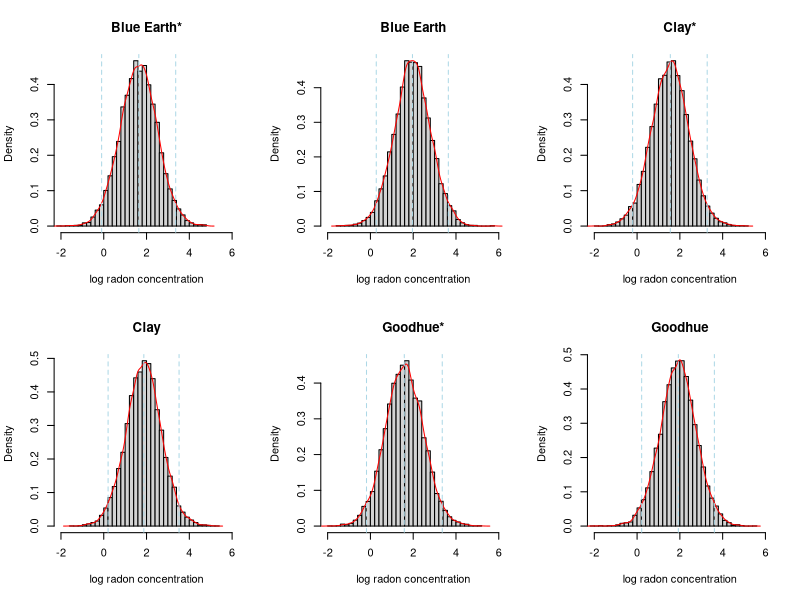

This figure's R source:
## ---- chunk 1
library(mnormt)

# Data for three counties
y.1 <- c (5.0, 13.0, 7.2, 6.8, 12.8, 5.8, 9.5, 6.0, 3.8, 14.3, 1.8, 6.9, 4.7, 9.5)
y.2 <- c (0.9, 12.9, 2.6, 3.5, 26.6, 1.5, 13.0, 8.8, 19.5, 2.5, 9.0, 13.1, 3.6, 6.9)
y.3 <- c (14.3, 6.9, 7.6, 9.8, 2.6, 43.5, 4.9, 3.5, 4.8, 5.6, 3.5, 3.9, 6.7)

# Indicator variable for whether a measurement was recorded on the first floor.
# 1 for those on the basement and 0 for those on the first floor.
basement.1 <- c(1,1,1,1,1,0,1,1,1,0,1,1,1,1)
basement.2 <- c(0,1,1,0,1,1,1,1,1,0,1,1,1,0)
basement.3 <- c(1,0,1,0,1,1,1,1,1,1,1,1,1)

# Indicator variable for the three counties
counties <- rep(c("Blue Earth", "Clay", "Goodhue"), 
                c(length(y.1),length(y.2),length(y.3)))

# Generate the design matrix X and values y
make.indicators <- function (x){
  unique_x <- unique(x)
  mat1 <- matrix (x, nrow=length(x), ncol=length(unique_x))
  mat2 <- matrix (unique_x, nrow=length(x), ncol=length(unique_x), byrow=TRUE)
  (mat1==mat2)*1}
X <- cbind (c(basement.1,basement.2,basement.3), make.indicators(counties))
y <- c(y.1,y.2,y.3)

# Regression_Building Function
Bayes.regression <- function(y, X, Sim.size){
  n <- dim(X)[1]; k <- dim(X)[2];
  m <- lm(y ~ 0 + X)
  beta.hat <- coef(m)
  s <- sigma(m)
  V.beta <- vcov(m) / s^2
  sigma.sim <- s * sqrt((n-k) / rchisq(Sim.size, df=n-k))
  beta.sim <- rep(beta.hat, each=Sim.size) + 
                  sigma.sim *rmnorm(Sim.size, mean=rep(0,k), 
                  varcov=V.beta)
  answer <- list(beta.sim=beta.sim, sigma.sim=sigma.sim)
  return(answer)
}

# Do simulation
nsim <- 10000
sim_output <- Bayes.regression(log(y), X, nsim)
beta <- sim_output$beta.sim
sigma <- sim_output$sigma.sim

# the mean log radon concentration for each of the six house types
sim_mean <- cbind (beta[,2], beta[,1] + beta[,2], beta[,3], 
                   beta[,1] + beta[,3], beta[,4], beta[,1] + beta[,4])
colnames(sim_mean) <- c("Blue Earth*", "Blue Earth", "Clay*", 
                        "Clay", "Goodhue*", "Goodhue")

apply(sim_mean, 2, function(x){round(quantile(x,c(.25,.5,.75)),2)})
## ---- chunk 2
logy.rep <- apply(sim_mean, 2, rnorm, n = 10000, sd = sigma)
par(mfrow=c(2,3))
for(i in 1:6){
  hist(logy.rep[,i], freq = FALSE, xlim = c(-2, 6), breaks = 30, 
       main = colnames(sim_mean)[i], xlab = "log radon concentration")
  lines(density(logy.rep[,i]), col = "red")
  abline(v = quantile(logy.rep[,i], c(.025, .5, .975)), lty = 2, col = "lightblue")
}
## ---- chunk 3
apply(exp(logy.rep), 2, function(x){round(quantile(x, c(.025, .975)),2)})
